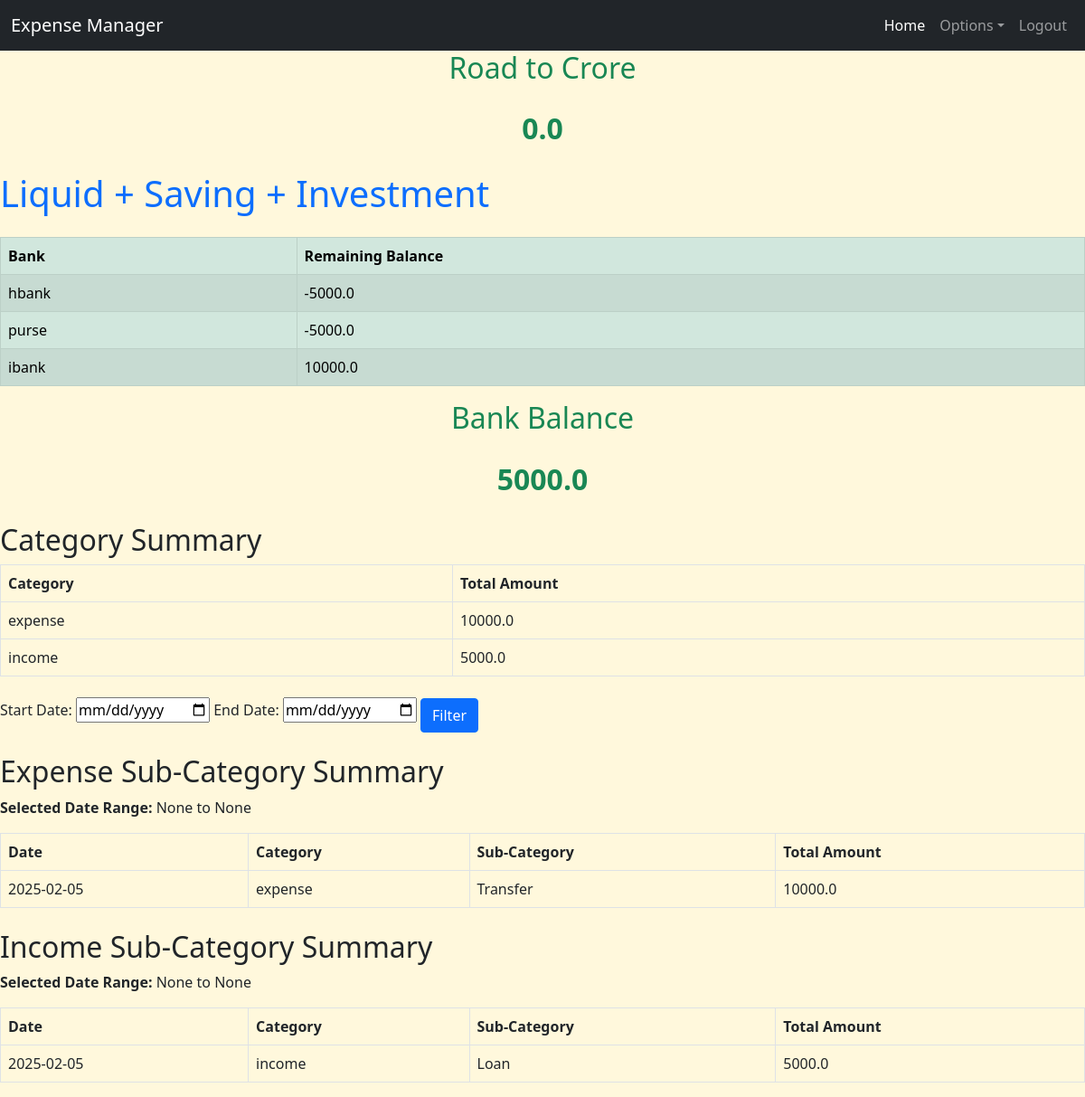
Screenshot of /summary (signed in) with the database file from the repository.
### app.py (models this page shows)
class IncomeExpenseManager(db.Model):
    id = db.Column(db.Integer, primary_key=True)
    date = db.Column(db.Date, nullable=False)
    from_bank = db.Column(db.String(10), nullable=True)
    to_bank = db.Column(db.String(10), nullable=True)
    category = db.Column(db.String(20), nullable=False)
    sub_category = db.Column(db.String(50), nullable=False)
    description = db.Column(db.String(100), nullable=False)
    amount = db.Column(db.Float, nullable=False)
    user_id = db.Column(db.Integer, db.ForeignKey('user.id'), nullable=False)  # NEW: Link expense to user
    user = db.relationship('User', backref=db.backref('expenses', lazy=True))  # NEW: Relationship

### app.py (the view)
@app.route('/summary')
@login_required
def category_summary():
    start_date = request.args.get('start_date')
    end_date = request.args.get('end_date')
    category_summary = db.session.query(IncomeExpenseManager.category, db.func.sum(IncomeExpenseManager.amount).label('total_amount')).group_by(IncomeExpenseManager.category).all() #.filter(IncomeExpenseManager.date.between(start_date, end_date))
    query = db.session.query(IncomeExpenseManager.date, IncomeExpenseManager.category, IncomeExpenseManager.sub_category, db.func.sum(IncomeExpenseManager.amount).label('total_amount')).group_by(IncomeExpenseManager.date, IncomeExpenseManager.category, IncomeExpenseManager.sub_category).order_by(IncomeExpenseManager.date.desc())
    if start_date and end_date:
        query = query.filter(IncomeExpenseManager.date.between(start_date, end_date))
    exp_sub_category_summary = query.filter(IncomeExpenseManager.category == 'expense').all()
    inc_sub_category_summary = query.filter(IncomeExpenseManager.category == 'income').all()
    from_bank_summary = db.session.query(IncomeExpenseManager.from_bank, db.func.sum(IncomeExpenseManager.amount).label('balance')).filter(IncomeExpenseManager.from_bank.isnot(None)).group_by(IncomeExpenseManager.from_bank).all() #, IncomeExpenseManager.date.between(start_date, end_date)
    to_bank_summary = db.session.query(IncomeExpenseManager.to_bank, db.func.sum(IncomeExpenseManager.amount).label('balance')).filter(IncomeExpenseManager.to_bank.isnot(None)).group_by(IncomeExpenseManager.to_bank).all() #, IncomeExpenseManager.date.between(start_date, end_date)
    included_banks = ['hbank', 'ibank', 'pbank']  # Exclude the other two
    select_from_bank_summary = db.session.query(IncomeExpenseManager.from_bank, db.func.sum(IncomeExpenseManager.amount).label('balance')).filter(IncomeExpenseManager.from_bank.isnot(None)).filter(IncomeExpenseManager.from_bank.in_(included_banks)).group_by(IncomeExpenseManager.from_bank).all()
    select_to_bank_summary = db.session.query(IncomeExpenseManager.to_bank, db.func.sum(IncomeExpenseManager.amount).label('balance')).filter(IncomeExpenseManager.to_bank.isnot(None)).filter(IncomeExpenseManager.to_bank.in_(included_banks)).group_by(IncomeExpenseManager.to_bank).all()
    bank_balances = {}
    for bank, balance in from_bank_summary:
        bank_balances[bank] = bank_balances.get(bank, 0) - balance  # removed - above in from_bank_summary and added - here
    for bank, balance in to_bank_summary:
        bank_balances[bank] = bank_balances.get(bank, 0) + balance
    select_bank_balances = {}
    for bank, balance in select_from_bank_summary:
        select_bank_balances[bank] = select_bank_balances.get(bank, 0) - balance  # removed - above in from_bank_summary and added - here
    for bank, balance in select_to_bank_summary:
        select_bank_balances[bank] = select_bank_balances.get(bank, 0) + balance
    total_bank_balance = sum(bank_balances.values())
    select_total_bank_balance = sum(select_bank_balances.values())
    return render_template('category_summary.html', category_summary=category_summary, exp_sub_category_summary=exp_sub_category_summary, inc_sub_category_summary=inc_sub_category_summary, bank_balances=bank_balances, total_bank_balance=total_bank_balance, select_bank_balances=select_bank_balances, select_total_bank_balance=select_total_bank_balance, start_date=start_date, end_date=end_date) #saving_summary=saving_summary, invest_summary=invest_summary,start_date=start_date.strftime('%Y-%m-%d'), end_date=end_date.strftime('%Y-%m-%d'),

### app.py (called while the page is built)
@login_manager.user_loader
def load_user(user_id):
    return User.query.get(int(user_id))  # Fetch user from database

### templates/category_summary.html
{% extends 'base.html' %}
{% block content %}
<h2 class="mb-4 text-success text-center">Road to Crore</h2>
<p class="mb-4 text-success text-center fs-2"><strong>{{ total_bank_balance | round(2) }}</strong></p>
<h1 class="mb-4 text-primary">Liquid + Saving + Investment</h1>
{% if bank_balances %}
<table class="table table-success table-striped table-bordered table-hover">
    <thead>
        <tr>
            <th scope="col">Bank</th>
            <th scope="col">Remaining Balance</th>
        </tr>
    </thead>
    <tbody>
        {% for bank, balance in bank_balances.items() %}
        <tr>
            <td>{{ bank if bank else 'None' }}</td>
            <td>{{ balance | round(2) }}</td>
        </tr>
        {% endfor %}
    </tbody>
</table>
{% else %}
<p>No bank balances available.</p>
{% endif %}
<h2 class="mb-4 text-success text-center">Bank Balance</h2>
<p class="mb-4 text-success text-center fs-2"><strong>{{ select_total_bank_balance | round(2) }}</strong></p>
<h2 class="mt-4">Category Summary</h2>
{% if category_summary %}
<table class="table table-bordered table-hover">
    <thead>
        <tr>
            <th scope="col">Category</th>
            <th scope="col">Total Amount</th>
        </tr>
    </thead>
    <tbody>
        {% for category, total_amount in category_summary %}
        <tr>
            <td>{{ category }}</td>
            <td>{{ total_amount | round(2) }}</td>
        </tr>
        {% endfor %}
    </tbody>
</table>
{% else %}
<p>No category data available.</p>
{% endif %}
<form method="GET" action="{{ url_for('category_summary') }}" class="mb-3">
    <label for="start_date">Start Date:</label>
    <input type="date" name="start_date" id="start_date" value="{{ start_date }}" class="">
    <label for="end_date">End Date:</label>
    <input type="date" name="end_date" id="end_date" value="{{ end_date }}" class="">
    <button type="submit" class="btn btn-primary mt-2">Filter</button>
</form>
<h2 class="mt-4">Expense Sub-Category Summary</h2>
<p><strong>Selected Date Range:</strong> {{ start_date }} to {{ end_date }}</p>
{% if exp_sub_category_summary %}
<table class="table table-bordered table-hover">
    <thead>
        <tr>
            <th scope="col">Date</th>
            <th scope="col">Category</th>
            <th scope="col">Sub-Category</th>
            <th scope="col">Total Amount</th>
        </tr>
    </thead>
    <tbody>
        {% for date, category, sub_category, total_amount in exp_sub_category_summary %}
        <tr>
            <td>{{ date.strftime('%Y-%m-%d') }}</td>
            <td>{{ category }}</td>
            <td>{{ sub_category }}</td>
            <td>{{ total_amount | round(2) }}</td>
        </tr>
        {% endfor %}
    </tbody>
</table>
{% else %}
<p>No expense sub-category data available for selected date range.</p>
{% endif %}
<h2 class="mt-4">Income Sub-Category Summary</h2>
<p><strong>Selected Date Range:</strong> {{ start_date }} to {{ end_date }}</p>
{% if inc_sub_category_summary %}
<table class="table table-bordered table-hover">
    <thead>
        <tr>
            <th scope="col">Date</th>
            <th scope="col">Category</th>
            <th scope="col">Sub-Category</th>
            <th scope="col">Total Amount</th>
        </tr>
    </thead>
    <tbody>
        {% for date, category, sub_category, total_amount in inc_sub_category_summary %}
        <tr>
            <td>{{ date.strftime('%Y-%m-%d') }}</td>
            <td>{{ category }}</td>
            <td>{{ sub_category }}</td>
            <td>{{ total_amount | round(2) }}</td>
        </tr>
        {% endfor %}
    </tbody>
</table>
{% else %}
<p>No income sub-category data available for selected date range.</p>
{% endif %}
{% endblock %}

### templates/base.html (style rules this page uses)
body { background-color: cornsilk; }

### rows the page displays
IncomeExpenseManager: to_bank "ibank", amount "10000.0", category "expense", strftime "2025-02-05", sub_category "Transfer"
IncomeExpenseManager: category "income", amount "5000.0", strftime "2025-02-05", sub_category "Loan"

### other values shown
{{ total_bank_balance | round(2) }} "0.0"
{{ bank if bank else 'None' }} "hbank" "purse"
{{ balance | round(2) }} "-5000.0" "-5000.0"
{{ select_total_bank_balance | round(2) }} "5000.0"
{{ start_date }} "None"
{{ end_date }} "None"
